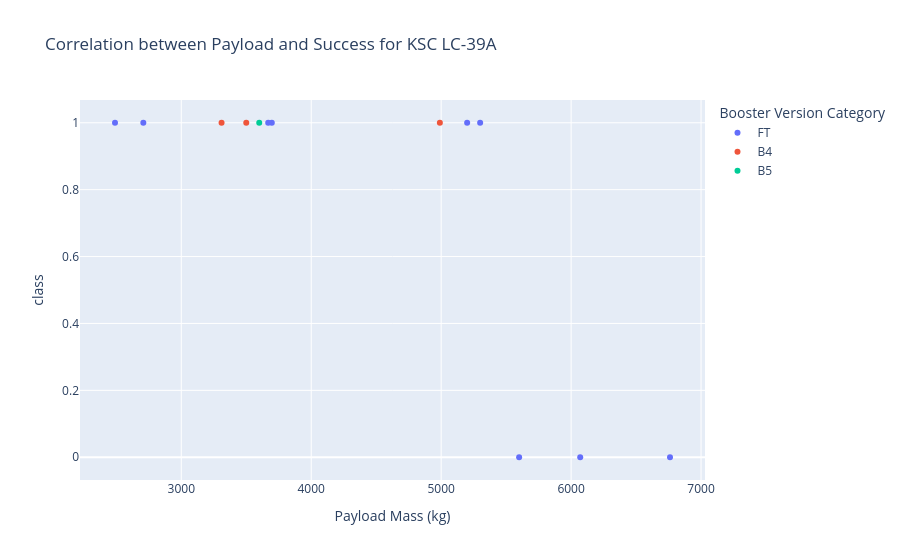

The notebook cell this image was saved under:
### Code cell
# Demonstrate Scatter Plot for KSC LC-39A within payload range 2000 - 8000 kg
fig_scatter_ksc = get_scatter_chart('KSC LC-39A', [2000, 8000])
fig_scatter_ksc.show()

### Figure 1 — Plotly figure (JSON) as saved in the notebook; plotly's stock layout.template omitted (floating-point values rounded to 4 significant figures)
{"data": [{"customdata": [["F9 FT B1031.1"], ["F9 FT B1030"], ["F9 FT  B1021.2"], ["F9 FT B1032.1"], ["F9 FT B1034"], ["F9 FT B1035.1"], ["F9 FT  B1029.2"], ["F9 FT B1037"], ["F9 FT  B1031.2"]], "hovertemplate": "Booster Version Category=FT<br>Payload Mass (kg)=%{x}<br>class=%{y}<br>Booster Version=%{customdata[0]}<extra></extra>", "legendgroup": "FT", "marker": {"color": "#636efa", "symbol": "circle"}, "mode": "markers", "name": "FT", "orientation": "v", "showlegend": true, "type": "scatter", "x": [2490.0, 5600.0, 5300.0, 3697.0, 6070.0, 2708.0, 3669.0, 6761.0, 5200.0], "xaxis": "x", "y": [1, 0, 1, 1, 0, 1, 1, 0, 1], "yaxis": "y"}, {"customdata": [["F9 B4 B1039.1"], ["F9 B4 B1040.1"], ["F9 B4 B1042.1"]], "hovertemplate": "Booster Version Category=B4<br>Payload Mass (kg)=%{x}<br>class=%{y}<br>Booster Version=%{customdata[0]}<extra></extra>", "legendgroup": "B4", "marker": {"color": "#EF553B", "symbol": "circle"}, "mode": "markers", "name": "B4", "orientation": "v", "showlegend": true, "type": "scatter", "x": [3310.0, 4990.0, 3500.0], "xaxis": "x", "y": [1, 1, 1], "yaxis": "y"}, {"customdata": [["F9 B5  B1046.1"]], "hovertemplate": "Booster Version Category=B5<br>Payload Mass (kg)=%{x}<br>class=%{y}<br>Booster Version=%{customdata[0]}<extra></extra>", "legendgroup": "B5", "marker": {"color": "#00cc96", "symbol": "circle"}, "mode": "markers", "name": "B5", "orientation": "v", "showlegend": true, "type": "scatter", "x": [3600.0], "xaxis": "x", "y": [1], "yaxis": "y"}], "layout": {"legend": {"title": {"text": "Booster Version Category"}, "tracegroupgap": 0}, "title": {"text": "Correlation between Payload and Success for KSC LC-39A"}, "xaxis": {"anchor": "y", "domain": [0.0, 1.0], "title": {"text": "Payload Mass (kg)"}}, "yaxis": {"anchor": "x", "domain": [0.0, 1.0], "title": {"text": "class"}}}}
